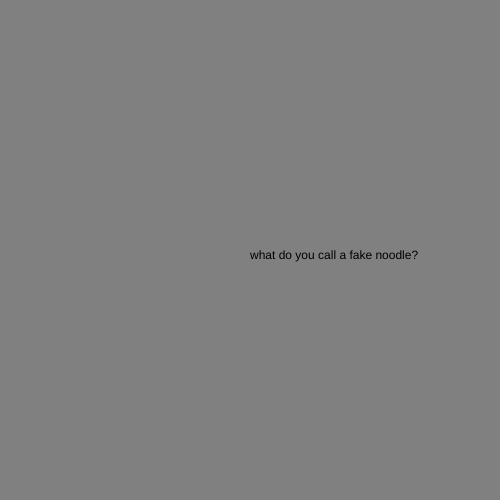
Frame 1 (no input)
Frame 60 (no input): identical to frame 1, image omitted
Frame 120 (the mouse pressed at the canvas centre since frame 60): identical to frame 1, image omitted

The p5.js sketch that drew this single still picture (run headless with seeded random() and noise() and a simulated clock; from frame 60 on, the mouse is pressed at the canvas centre):

// p5.js sketch
// ── sketch.js
let state = 0;
let timer = 0;

function setup() {
  createCanvas(500, 500);
  textAlign(500,500); 
}

function draw() {

  switch(state){
    case 0:
      background("grey"); 
      text("what do you call a fake noodle?", width /2 , height/ 2, 400, 400); 
    break ;

    case 1: 
    background("blue"); 
      text("a impasta", width/2, height/ 2); 
    break ; 
  }



timer++ ; 
if (timer > 4 * 60) {
timer = 0;
state ++ ; 
if (state> 1){
  state = 0; 
}

} 

} 
